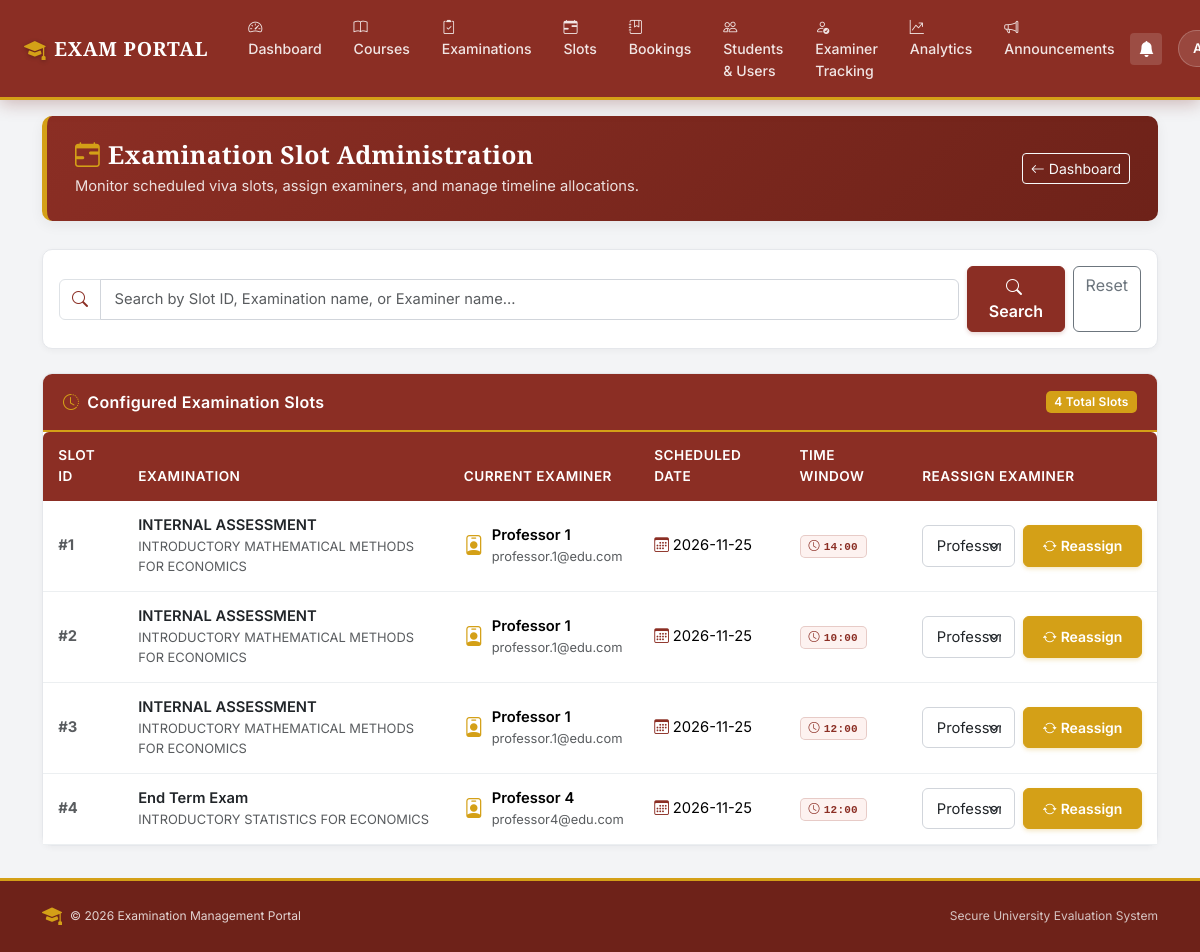
The page /admin/slots (signed in) on the database its author committed.
### models.py (models this page shows, shortened)
class BaseModel(db.Model):
    __abstract__ = True

class ExaminationSlot(BaseModel):
    id = db.Column(db.Integer, primary_key=True)
    examination_id = db.Column(db.Integer, db.ForeignKey("examination.id"), nullable=False)
    examiner_id = db.Column(db.Integer, db.ForeignKey("user.id"), nullable=False)
    date = db.Column(db.String(20), nullable=False)
    time = db.Column(db.String(20), nullable=False)
    capacity = db.Column(db.Integer, default=1)
    examination = db.relationship("Examination", backref="slots")
    examiner = db.relationship("User", backref="assigned_slots")

class Examination(BaseModel):
    id = db.Column(db.Integer, primary_key=True)
    name = db.Column(db.String(100), nullable=False)
    course_id = db.Column(db.Integer, db.ForeignKey("course.id"), nullable=False)
    status = db.Column(db.String(30), default="Draft")
    slot_creation_start = db.Column(db.String(30))
    slot_creation_end = db.Column(db.String(30))
    slot_creation_open = db.Column(db.Boolean, default=False)
    booking_open = db.Column(db.Boolean, default=False)
    booking_start = db.Column(db.String(30))
    booking_end = db.Column(db.String(30))
    slot_creation_override = db.Column(db.String(10), default=None)
    booking_override = db.Column(db.String(10), default=None)
    course = db.relationship("Course", backref="examinations")

class Course(BaseModel):
    id = db.Column(db.Integer, primary_key=True)
    name = db.Column(db.String(100), nullable=False)
    description = db.Column(db.String(500))
    resources = db.relationship("CourseResource", backref="course", cascade="all, delete-orphan")

class User(BaseModel):
    id = db.Column(db.Integer, primary_key=True)
    name = db.Column(db.String(100), nullable=False)
    email = db.Column(db.String(100), unique=True, nullable=False)
    password_hash = db.Column(db.String(200), nullable=False)
    role = db.Column(db.String(20), nullable=False)
    is_approved = db.Column(db.Boolean, default=False)
    is_active = db.Column(db.Boolean, default=True)

### routes/admin.py (the view)
@role_required("Admin")
def admin_slots():
    search = (request.args.get("search") or "").strip()
    slots = ExaminationSlot.query.all()
    if search:
        s = search.lower()
        slots = [
            slot for slot in slots
            if s in str(slot.id).lower() or s in slot.examination.name.lower() or s in slot.examiner.name.lower()
        ]
    examiners = User.query.filter_by(role="Examiner", is_approved=True, is_active=True).all()
    return render_template("admin_slots.html", slots=slots, examiners=examiners, search=search)

### app.py (called while the page is built)
@app.context_processor
def inject_global_data():
    unread_count = 0
    if "user_id" in session:
        try:
            unread_count = Notification.query.filter_by(
                user_id=session["user_id"], is_read=False
            ).count()
        except Exception:
            pass
    return dict(unread_notifications_count=unread_count)

### helpers.py (called while the page is built)
def role_required(required_role):
    def decorator(fn):
        @wraps(fn)
        def wrapper(*args, **kwargs):
            uid = session.get("user_id")
            if not uid:
                return redirect(url_for("login"))
            user = db.session.get(User, uid) if hasattr(db.session, "get") else User.query.get(uid)
            if not user or not user.is_active:
                session.clear()
                return redirect(url_for("login"))
            if user.role != required_role:
                abort(403)
            if user.role == "Examiner" and not user.is_approved:
                session.clear()
                return redirect(url_for("login"))
            return fn(*args, **kwargs)
        return wrapper
    return decorator

### templates/admin_slots.html (shortened to what this page needs)
{% extends "base.html" %}
{% block content %}
<div class="container my-3">
    <div class="erp-header">
        <div class="d-flex justify-content-between align-items-center flex-wrap gap-2">
            <div>
                <h2><i class="bi bi-calendar-range me-2 text-gold"></i>Examination Slot Administration</h2>
                <p>Monitor scheduled viva slots, assign examiners, and manage timeline allocations.</p>
            </div>
            <div>
                <a href="{{ url_for('admin_dashboard') }}" class="btn btn-outline-light btn-sm">
                    <i class="bi bi-arrow-left me-1"></i>Dashboard
                </a>
            </div>
        </div>
    </div>
    <div class="card mb-4">
        <div class="card-body p-3">
            <form method="GET" class="row g-2 align-items-center">
                <div class="col-md-10">
                    <div class="input-group">
                        <span class="input-group-text bg-white"><i class="bi bi-search text-maroon"></i></span>
                        <input type="text" name="search" class="form-control" placeholder="Search by Slot ID, Examination name, or Examiner name..." value="{{ search }}">
                    </div>
                </div>
                <div class="col-md-2 d-flex gap-2">
                    <button type="submit" class="btn btn-primary flex-grow-1"><i class="bi bi-search me-1"></i>Search</button>
                    <a href="{{ url_for('admin_slots') }}" class="btn btn-outline-secondary">Reset</a>
                </div>
            </form>
        </div>
    </div>
    <div class="card">
        <div class="card-header card-header-maroon d-flex justify-content-between align-items-center">
            <span><i class="bi bi-clock-history me-2 text-gold"></i>Configured Examination Slots</span>
            <span class="badge bg-gold text-dark">{{ slots|length }} Total Slots</span>
        </div>
        <div class="card-body p-0">
            <div class="table-responsive">
                <table class="table table-hover align-middle mb-0">
                    <thead>
                        <tr>
                            <th style="width: 80px;">Slot ID</th>
                            <th>Examination</th>
                            <th>Current Examiner</th>
                            <th>Scheduled Date</th>
                            <th>Time Window</th>
                            <th style="width: 250px;">Reassign Examiner</th>
                        </tr>
                    </thead>
                    <tbody>
                        {% for slot in slots %}
                        <tr>
                            <td class="fw-bold text-muted">#{{ slot.id }}</td>
                            <td>
                                <span class="fw-semibold text-dark">{{ slot.examination.name }}</span>
                                <div class="small text-muted">{{ slot.examination.course.name if slot.examination.course else '' }}</div>
                            </td>
                            <td>
                                <div class="d-flex align-items-center">
                                    <i class="bi bi-person-badge text-gold me-2 fs-5"></i>
                                    <div>
                                        <div class="fw-semibold">{{ slot.examiner.name }}</div>
                                        <div class="small text-muted">{{ slot.examiner.email }}</div>
                                    </div>
                                </div>
                            </td>
                            <td>
                                <i class="bi bi-calendar3 text-maroon me-1"></i>{{ slot.date }}
                            </td>
                            <td>
                                <span class="badge px-2 py-1 font-monospace" style="background-color: var(--maroon-subtle); color: var(--maroon); border: 1px solid rgba(139,46,36,0.2);">
                                    <i class="bi bi-clock me-1"></i>{{ slot.time }}
                                </span>
                            </td>
                            <td>
                                <form method="POST" action="{{ url_for('change_slot_examiner', slot_id=slot.id) }}" class="d-flex gap-2">
                                    <select name="examiner_id" class="form-select form-select-sm" required>
                                        {% for examiner in examiners %}
                                        <option value="{{ examiner.id }}" {% if examiner.id == slot.examiner_id %}selected{% endif %}>
                                            {{ examiner.name }}
                                        </option>
                                        {% endfor %}
                                    </select>
                                    <button type="submit" class="btn btn-gold btn-sm text-nowrap">
                                        <i class="bi bi-arrow-repeat me-1"></i>Reassign
                                    </button>
                                </form>
                            </td>
                        </tr>
                        {% endfor %}
                    </tbody>
                </table>
            </div>
        </div>
    </div>
</div>
{% endblock %}

### templates/base.html (style rules this page uses)
:root { --maroon: #8B2E24; --maroon-dark: #6E2219; --maroon-light: #A3382D; --maroon-subtle: #FDF2F0; --gold: #D4A017; --gold-dark: #B58810; --gold-light: #FEF8E7; --gold-subtle: #FFFDF5; --bg-light: #F3F4F6; --card-bg: #FFFFFF; --text-dark: #1F2937; --text-muted: #6B7280; --border-color: #E5E7EB; --shadow-sm: 0 2px 6px rgba(0, 0, 0, 0.04); --shadow-md: 0 4px 14px rgba(0, 0, 0, 0.06); --shadow-lg: 0 10px 25px rgba(139, 46, 36, 0.10); --radius: 0.625rem; }
body { padding-top: 68px; background-color: var(--bg-light); color: var(--text-dark); font-family: 'Inter', -apple-system, BlinkMacSystemFont, "Segoe UI", Roboto, sans-serif; font-size: 0.95rem; line-height: 1.55; min-height: 100vh; display: flex; flex-direction: column; }
.erp-header { background: linear-gradient(135deg, var(--maroon) 0%, var(--maroon-dark) 100%); color: #FFFFFF; border-radius: var(--radius); padding: 1.5rem 1.75rem; margin-bottom: 1.75rem; border-left: 5px solid var(--gold); box-shadow: var(--shadow-md); position: relative; overflow: hidden; }
.erp-header h2 { font-family: 'Cinzel', Georgia, serif; font-weight: 700; font-size: 1.55rem; margin-bottom: 0.3rem; letter-spacing: 0.3px; }
.erp-header p { color: rgba(255, 255, 255, 0.85); font-size: 0.92rem; margin-bottom: 0; }
.card { background-color: var(--card-bg); border: 1px solid var(--border-color); border-radius: var(--radius); box-shadow: var(--shadow-sm); transition: box-shadow 0.2s ease, transform 0.2s ease; }
.card-header { background-color: #FFFFFF; border-bottom: 1px solid var(--border-color); padding: 1rem 1.25rem; font-weight: 600; font-size: 1rem; color: var(--maroon); }
.card-header-maroon { background-color: var(--maroon) !important; color: #FFFFFF !important; border-bottom: 2.5px solid var(--gold) !important; padding: 0.95rem 1.25rem !important; font-weight: 600; letter-spacing: 0.3px; border-top-left-radius: calc(var(--radius) - 1px) !important; border-top-right-radius: calc(var(--radius) - 1px) !important; }
.btn-primary { background-color: var(--maroon) !important; border-color: var(--maroon) !important; color: #FFFFFF !important; font-weight: 600; padding: 0.5rem 1.15rem; border-radius: 6px; box-shadow: 0 2px 4px rgba(139, 46, 36, 0.2); transition: all 0.2s ease; }
.btn-gold { background-color: var(--gold) !important; border-color: var(--gold) !important; color: #FFFFFF !important; font-weight: 600; padding: 0.5rem 1.15rem; border-radius: 6px; box-shadow: 0 2px 4px rgba(212, 160, 23, 0.25); transition: all 0.2s ease; }
.text-gold { color: var(--gold) !important; }
.text-maroon { color: var(--maroon) !important; }
.bg-gold { background-color: var(--gold) !important; color: #FFFFFF !important; }
.table { border-color: var(--border-color); vertical-align: middle; font-size: 0.92rem; margin-bottom: 0; }
.table thead th { background-color: var(--maroon) !important; color: #FFFFFF !important; font-weight: 600; font-size: 0.85rem; text-transform: uppercase; letter-spacing: 0.5px; padding: 0.85rem 0.95rem; border: none; }
.table thead th:first-child { border-top-left-radius: 6px; }
.table thead th:last-child { border-top-right-radius: 6px; }
.table tbody td { padding: 0.85rem 0.95rem; border-bottom: 1px solid #ECEFF1; }
.badge { font-weight: 600; padding: 0.4em 0.7em; letter-spacing: 0.2px; border-radius: 5px; }
.form-control, .form-select { border: 1px solid #D1D5DB; border-radius: 6px; padding: 0.55rem 0.85rem; font-size: 0.92rem; transition: all 0.2s ease; }
a { color: var(--maroon); text-decoration: none; transition: color 0.15s ease; }

### rows shown on the page
ExaminationSlot: id "1", examination.name "INTERNAL ASSESSMENT", examination.course "INTRODUCTORY MATHEMATICAL METHODS FOR ECONOMICS", examiner.name "Professor 1", examiner.email "professor.1@edu.com", date "2026-11-25", time "14:00", examiner_id "Professor 1"
ExaminationSlot: id "2", examination.name "INTERNAL ASSESSMENT", examination.course "INTRODUCTORY MATHEMATICAL METHODS FOR ECONOMICS", examiner.name "Professor 1", examiner.email "professor.1@edu.com", date "2026-11-25", time "10:00", examiner_id "Professor 1"
ExaminationSlot: id "3", examination.name "INTERNAL ASSESSMENT", examination.course "INTRODUCTORY MATHEMATICAL METHODS FOR ECONOMICS", examiner.name "Professor 1", examiner.email "professor.1@edu.com", date "2026-11-25", time "12:00", examiner_id "Professor 1"
ExaminationSlot: id "4", examination.name "End Term Exam", examination.course "INTRODUCTORY STATISTICS FOR ECONOMICS", examiner.name "Professor 4", examiner.email "professor4@edu.com", date "2026-11-25", time "12:00", examiner_id "Professor 4"

### other values the page prints
{{ slots|length }} "4"
{{ 2026 }} "2026"
